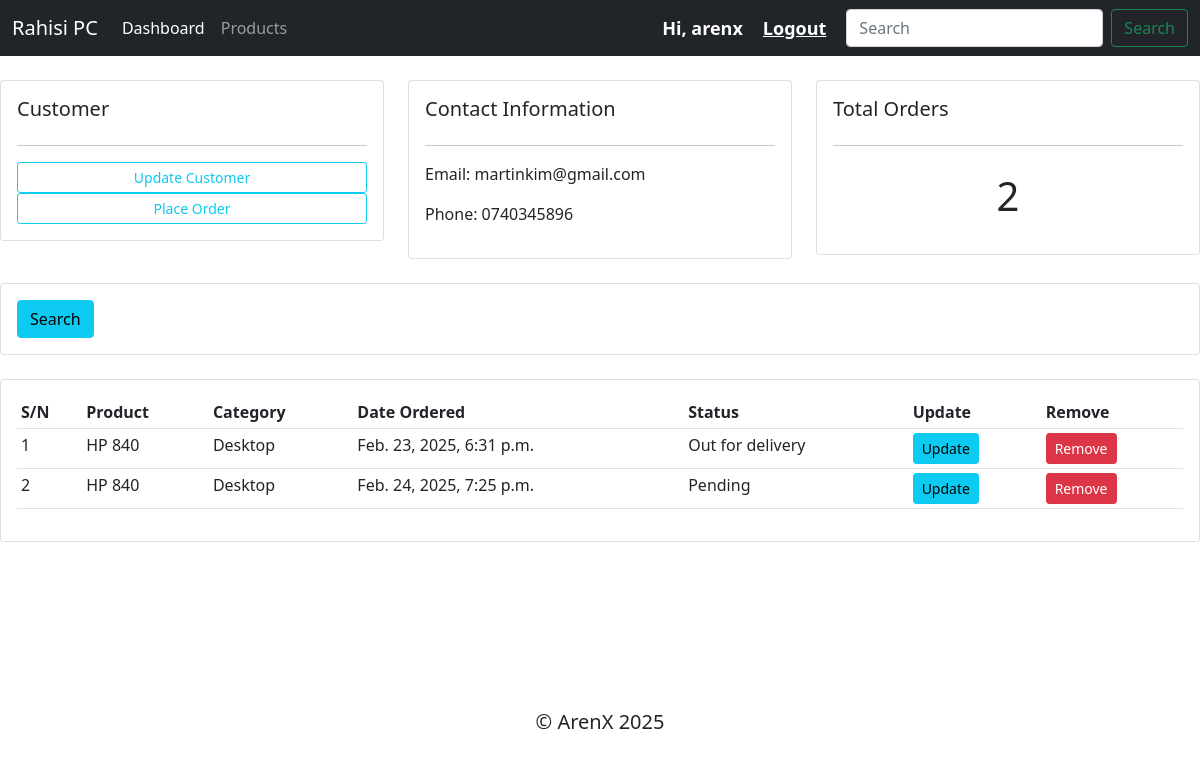
Page /customer/4 (signed in) on the committed database.
### accounts/models.py (models this page shows, shortened)
class Customer(models.Model):
    user = models.OneToOneField(User, on_delete=models.CASCADE, null=True)
    name = models.CharField(max_length=200, null=True)
    phone = models.CharField(max_length=200, null=True)
    email = models.CharField(max_length=200, null=True)
    profile_pic = models.ImageField(default="avatar.png",null=True, blank=True)
    date_created = models.DateTimeField(auto_now_add=True, null=True)

class Order(models.Model):
    STATUS = (
        ('Pending', 'Pending'),
        ('Out for delivery', 'Out for delivery'),
        ('Delivered', 'Delivered'),
    )
    customer = models.ForeignKey(Customer, null=True, on_delete=models.SET_NULL)
    product = models.ForeignKey(Product, null=True, on_delete=models.SET_NULL)
    status = models.CharField(max_length=200, null=True, choices=STATUS)
    date_created = models.DateTimeField(auto_now_add=True, null=True)

class Product(models.Model):
    CATEGORY = (
        ('Desktop', 'Desktop'),
        ('Laptop', 'Laptop'),
    )
    name = models.CharField(max_length=200, null=True)
    price = models.FloatField(null=True)
    category = models.CharField(max_length=200, null=True, choices=CATEGORY)
    description = models.CharField(max_length=200, null=True)
    date_created = models.DateTimeField(auto_now_add=True, null=True)
    tags = models.ManyToManyField(Tag)
    def __str__(self):
        return self.name

### accounts/decorators.py (the view)
        def wrapper(request, *args, **kwargs):
            group = None
            if request.user.groups.exists():
                group = request.user.groups.all()[0].name
            if group in allowed_roles:
                return view_func(request, *args, **kwargs)
            else:
                return HttpResponse('You are not authorized to view this page!')

### accounts/views.py (called while the page is built)
@login_required(login_url='login')
@allowed_users(allowed_roles=['admin'])
def customer(request, pk):
    customer = Customer.objects.get(id=pk)
    orders = customer.order_set.all()
    total_orders = customer.order_set.all().count()
    context = {
        'customer' : customer,
        'orders': orders,
        'total_orders': total_orders,
    }
    return render(request, 'accounts/customer.html', context)

### accounts/templates/accounts/customer.html
{% extends 'accounts/base.html' %}
{% block ufala %}
<br>
<div class="row">
    <div class="col-md">
        <div class="card card-body">
            <h5>Customer</h5>
            <hr>
            <a href="" class="btn btn-outline-info btn-sm btn-block">Update Customer</a>
            <a href="{% url "create_order" customer.id %}" class="btn btn-outline-info btn-sm btn-block">Place Order</a>
        </div>
    </div>
    <div class="col-md">
        <div class="card card-body">
            <h5>Contact Information</h5>
            <hr>
            <p>Email: {{customer.email}}</p>
            <p>Phone: {{customer.phone}}</p>
        </div>
    </div>
    <div class="col-md">
        <div class="card card-body">
            <h5>Total Orders</h5>
            <hr>
            <h1 style="text-align: center; padding: 10px;">{{total_orders}}</h1>
        </div>
    </div>
</div>
<br>
<div class="row">
    <div class="col">
        <div class="card card-body">
            <form action="" method="get">
                <button class="btn btn-info" type="submit">Search</button>
            </form>
        </div>
    </div>
</div>
<br>
<div class="row">
    <div class="col-md">
        <div class="card card-body">
            <table class="table table-sm">
                <tr>
                    <th>S/N</th>
                    <th>Product</th>
                    <th>Category</th>
                    <th>Date Ordered</th>
                    <th>Status</th>
                    <th>Update</th>
                    <th>Remove</th>
                </tr>
                {% for order in orders %}
                <tr>
                    <td>{{forloop.counter}}</td>
                    <td>{{order.product}}</td>
                    <td>{{order.product.category}}</td>
                    <td>{{order.date_created}}</td>
                    <td>{{order.status}}</td>
                    <td><a href="{% url "update_order" order.id %}" class="btn btn-sm btn-info">Update</a></td>
                    <td><a href="{% url "delete_order" order.id %}" class="btn btn-sm btn-danger">Remove</a></td>
                </tr>
                {% endfor %}
            </table>
        </div>
    </div>
</div>
{% endblock %}

### accounts/templates/accounts/navbar.html (shortened to what this page needs)
<nav class="navbar navbar-expand-lg navbar-dark bg-dark">
    <div class="container-fluid">
      <a class="navbar-brand" href="{% url "home" %}">Rahisi PC</a>
      <div class="collapse navbar-collapse" id="navbarSupportedContent">
        <ul class="navbar-nav me-auto mb-2 mb-lg-0">
          {% if request.user.is_staff %}
          <li class="nav-item">
            <a class="nav-link active" aria-current="page" href="{% url "home" %}">Dashboard</a>
          </li>
          <li class="nav-item">
            <a class="nav-link" href="{% url "product" %}">Products</a>
          </li>
          {% else %}
          <li class="nav-item">
            <a class="nav-link" href="{% url "acc_settings" %}">Settings</a>
          </li>
          {% endif %}
        </ul>
        <span class="msg">Hi, {{request.user}}</span>
        <span><a href="{% url "logout" %}" class="msg">Logout</a></span>
        <form class="d-flex">
          <input class="form-control me-2" type="search" placeholder="Search" aria-label="Search">
          <button class="btn btn-outline-success" type="submit">Search</button>
        </form>
      </div>
    </div>
  </nav>

### accounts/templates/accounts/navbar.html (style rules this page uses)
.msg { font-size: 18px; color: #fff; margin-right: 20px; font-weight: bolder; }

### rows in the picture
Customer: email "martinkim@gmail.com", phone "0740345896"
Order: product "HP 840", product.category "Desktop", date_created "Feb. 23, 2025, 6:31 p.m.", status "Out for delivery"
Order: product "HP 840", product.category "Desktop", date_created "Feb. 24, 2025, 7:25 p.m.", status "Pending"

### other values in the picture
{{ request.user }} "arenx"
{{ total_orders }} "2"
